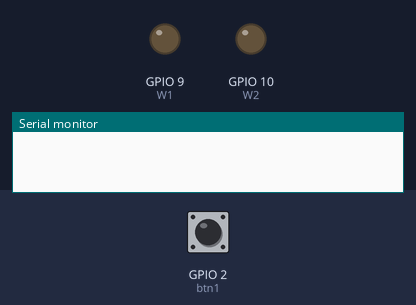
Bench run of a sketch on a simulated ESP32-S3. On the bench: output pins drawn as LEDs (lit = HIGH), the last lines printed to the serial monitor. Inputs (shaded band) come from the test bench; at power-on: GPIO 2 (btn1) HIGH. Random numbers use the default seed unless the sketch sets one; no radio packets arrive unless stated.

Above: at 0.2 s.
At 1.85 s:
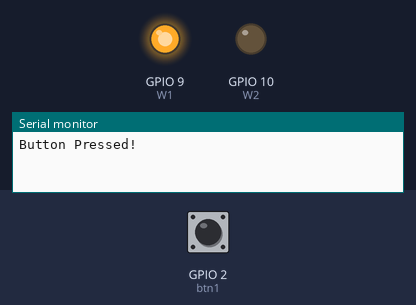
At 3.8 s:
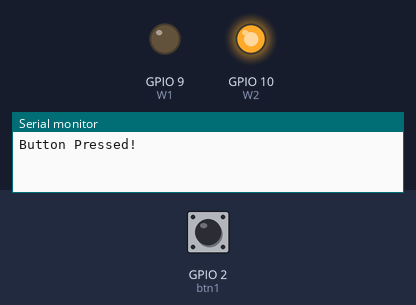
Timing chart, 0 to 5.3 s (numbered marks = the images above):
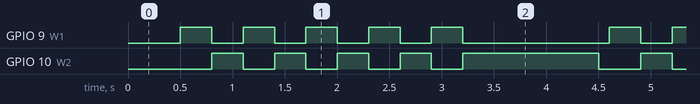

The sketch:

smart_call_remote.ino
```cpp
#include <SPI.h>
#include <nRF24L01.h>
#include <RF24.h>
#include <esp_sleep.h>  // ESP32 uyqu kutubxonasi
#include <stdlib.h>     // Tasodifiy sonlar uchun
#include "secrets.h"      // secrets.example.h dan nusxalang

#define CE_PIN 0
#define CSN_PIN 1
#define btn1 2

#define W1 9   // 9-pinni LED
#define W2 10  // 10-pinni LED

RF24 radio(CE_PIN, CSN_PIN);
// Radio juftlash manzili secrets.h da (asosiy qurilmadagi bilan bir xil bo'lsin)
const byte address[6] = SECRET_RADIO_ADDRESS;

unsigned long lastDebounceTime = 0;
const unsigned long debounceDelay = 500;

bool lastButtonState = HIGH;
bool buttonPressed = false;

void setup() {
  pinMode(btn1, INPUT_PULLUP);
  pinMode(W1, OUTPUT);
  pinMode(W2, OUTPUT);

  Serial.begin(115200);

  radio.begin();
  radio.openWritingPipe(address);
  radio.setPALevel(RF24_PA_HIGH);
  radio.stopListening();

  // ESP32 uyqudan uyg'onish uchun GPIO2 pinini sozlash
  esp_deep_sleep_enable_gpio_wakeup(1ULL << GPIO_NUM_2, ESP_GPIO_WAKEUP_GPIO_HIGH);
  // Agar ESP32 uyqudan uyg'ongan bo'lsa, bu yerga kirishadi
  if (esp_sleep_get_wakeup_cause() == ESP_SLEEP_WAKEUP_EXT1) {
    Serial.println("Woke up from external GPIO interrupt.");
  }
  // digitalWrite(W1, HIGH);
  // digitalWrite(W2, LOW);
  // delay(2000);
  // digitalWrite(W1, LOW);
  // digitalWrite(W2, HIGH);
  // delay(2000);
  // digitalWrite(W1, LOW);
  // digitalWrite(W2, HIGH);
}

// Animatsion effektlar
void blinkLEDs(int led1, int led2, int times, int delayTime) {
  for (int i = 0; i < times; i++) {
    digitalWrite(led1, HIGH);
    digitalWrite(led2, HIGH);
    delay(delayTime);
    digitalWrite(led1, LOW);
    digitalWrite(led2, LOW);
    delay(delayTime);
  }
}

void fadeLEDs(int led1, int led2, int delayTime) {
  for (int i = 0; i <= 255; i += 5) {
    analogWrite(led1, i);
    analogWrite(led2, 255 - i);
    delay(delayTime);
  }
  for (int i = 255; i >= 0; i -= 5) {
    analogWrite(led1, i);
    analogWrite(led2, 255 - i);
    delay(delayTime);
  }
}

void alternateLEDs(int led1, int led2, int times, int delayTime) {
  for (int i = 0; i < times; i++) {
    digitalWrite(led1, HIGH);
    digitalWrite(led2, LOW);
    delay(delayTime);
    digitalWrite(led1, LOW);
    digitalWrite(led2, HIGH);
    delay(delayTime);
  }
}

void randomBlinking(int led1, int led2, int times) {
  for (int i = 0; i < times; i++) {
    digitalWrite(led1, random(0, 2));
    digitalWrite(led2, random(0, 2));
    delay(random(100, 500));
  }
}


int counter = 0;

void loop() {
  int currentState = digitalRead(btn1);

  if (currentState != lastButtonState) {
    lastDebounceTime = millis();
  }

  if ((millis() - lastDebounceTime) > debounceDelay) {
    counter++;
    if (currentState == HIGH && !buttonPressed) {
      Serial.println("Button Pressed!");
      counter = 0;
      // Tasodifiy animatsiyani ishga tushirish
      alternateLEDs(W1, W2, 5, 300);

      const char text[] = "HA";
      bool success = radio.write(&text, sizeof(text));

      if (success) {
        digitalWrite(W2, HIGH);
        delay(1000);
        digitalWrite(W2, LOW);
      } else {
        for (int i = 0; i < 2; i++) {
          fadeLEDs(W1, W2, 20);
        }
      }

      buttonPressed = true;
      delay(100);
    } else if (currentState == HIGH && buttonPressed) {
      buttonPressed = false;

    }
  }

  lastButtonState = currentState;

  if (counter >= 20) {
    Serial.println("Going to sleep...");
    esp_deep_sleep_start();
    counter = 0;
  }
}
```

secrets.example.h
```cpp
// secrets.example.h  --  NAMUNA FAYL (commit qilinadi)
// Foydalanish: "secrets.h" nomi bilan nusxalang va qiymatni o'zgartiring.
// "secrets.h" .gitignore da -- GitHub'ga yuklanmaydi.
#ifndef SECRETS_H
#define SECRETS_H

// nRF24 radio juftlash manzili (5 belgi). Asosiy qurilmadagi bilan BIR XIL bo'lishi shart.
#define SECRET_RADIO_ADDRESS "00001"

#endif  // SECRETS_H
```

Measured:
- by itself, GPIO 9 (W1): repeats every 4.1 s: 4 × (LOW 0.30 s, HIGH 0.30 s), LOW 1.4 s, HIGH 0.30 s
- by itself, GPIO 10 (W2): repeats every 4.1 s: 3 × (LOW 0.30 s, HIGH 0.30 s), LOW 0.30 s, HIGH 1.3 s, LOW 0.40 s, HIGH 0.30 s
- by itself, everything shown: repeats every 4.1 s, in 11 steps
